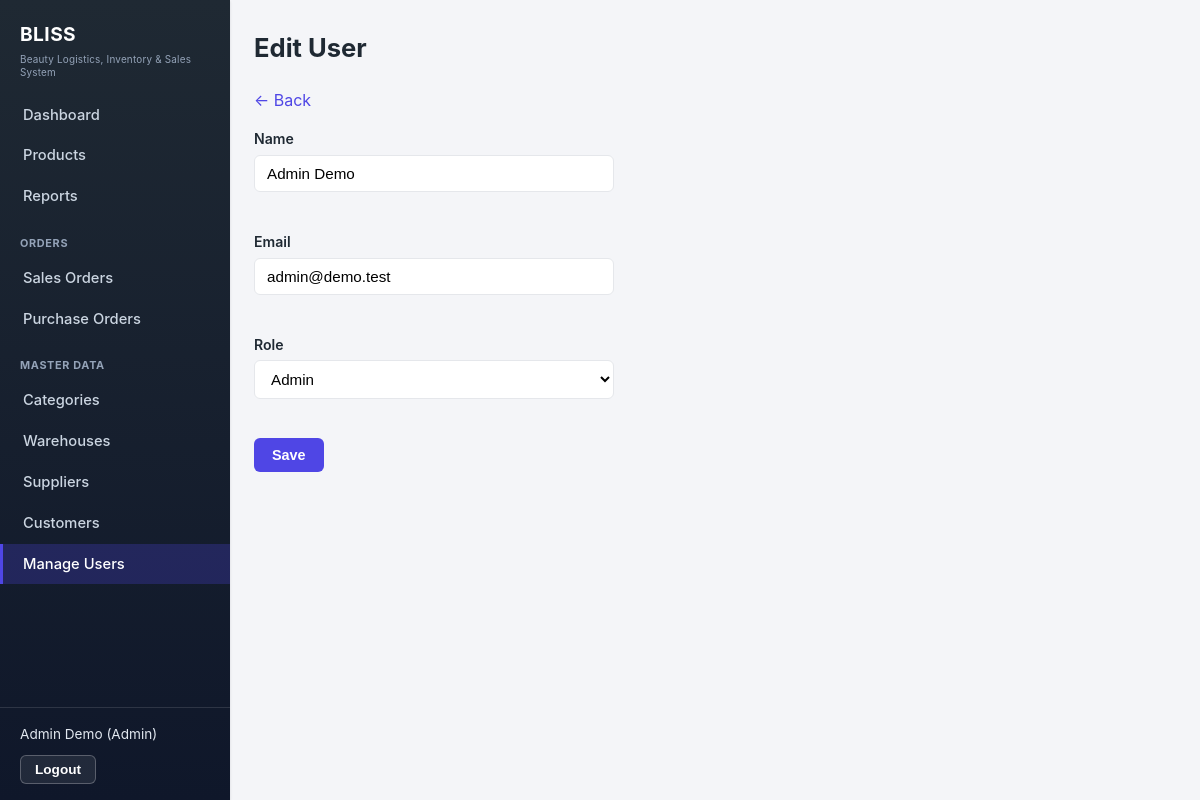
/users/edit?id=1 (signed in), run on the app's committed database.
### tables this page shows
CREATE TABLE IF NOT EXISTS user (
    id INT PRIMARY KEY AUTO_INCREMENT,
    name VARCHAR(150) NOT NULL,
    email VARCHAR(150) NOT NULL UNIQUE,
    password_hash VARCHAR(255) NOT NULL,
    role ENUM('Admin', 'Sales', 'WarehouseStaff') NOT NULL,
    is_active TINYINT(1) NOT NULL DEFAULT 1,
    created_at TIMESTAMP DEFAULT CURRENT_TIMESTAMP,
    updated_at TIMESTAMP DEFAULT CURRENT_TIMESTAMP ON UPDATE CURRENT_TIMESTAMP
);

### app/Controller/UserController.php (called while the page is built, shortened)
<?php
final class UserController
{
    public function showEditForm(): void
    {
        $user = $this->findUserOrFail((int) ($_GET['id'] ?? 0));
        $old = ['name' => $user->name, 'email' => $user->email, 'role' => $user->role];
        require __DIR__ . '/../../views/users/edit.php';
    }
    private function findUserOrFail(int $id): User
    {
        $user = $this->userService->findById($id);
        return $user;
    }
}

### public/index.php (called while the page is built, shortened)
<?php
$path = parse_url($_SERVER['REQUEST_URI'], PHP_URL_PATH) ?: '/';
$method = $_SERVER['REQUEST_METHOD'];
$key = "$method $path";
[$controller, $action] = $routes[$key];
$controller->$action();

### app/Support/Database.php (called while the page is built, shortened)
<?php
final class Database
{
    private static ?PDO $connection = null;
    public static function connection(): PDO
    {
        if (self::$connection === null) {
            $dsn = sprintf(
                'mysql:host=%s;port=%s;dbname=%s;charset=utf8mb4',
                getenv('DB_HOST'),
                getenv('DB_PORT') ?: '3306',
                getenv('DB_NAME')
            );
            $maxAttempts = 5;
            for ($attempt = 1; $attempt <= $maxAttempts; $attempt++) {
                try {
                    self::$connection = new PDO($dsn, getenv('DB_USER'), getenv('DB_PASSWORD'), [
                        PDO::ATTR_ERRMODE => PDO::ERRMODE_EXCEPTION,
                        PDO::ATTR_DEFAULT_FETCH_MODE => PDO::FETCH_ASSOC,
                    ]);
                    break;
                } catch (PDOException $e) {
                    if ($attempt === $maxAttempts) {
                        error_log('DB connection failed after ' . $maxAttempts . ' attempts: ' . $e->getMessage());
                        throw new PDOException('Database connection failed.');
                    }
                    sleep(1);
                }
            }
        }
        return self::$connection;
    }
}

### app/Repository/MySqlUserRepository.php (called while the page is built, shortened)
<?php
final class MySqlUserRepository implements UserRepositoryInterface
{
    public function findById(int $id): ?User
    {
        $stmt = Database::connection()->prepare(
            'SELECT id, name, email, password_hash, role, is_active FROM user WHERE id = ? LIMIT 1'
        );
        $stmt->execute([$id]);
        $row = $stmt->fetch();
        return $row ? $this->toEntity($row) : null;
    }
    private function toEntity(array $row): User
    {
        return new User(
            id: (int) $row['id'],
            name: $row['name'],
            email: $row['email'],
            passwordHash: $row['password_hash'],
            role: $row['role'],
            isActive: (bool) $row['is_active'],
        );
    }
}

### app/Service/UserService.php (called while the page is built, shortened)
<?php
final class UserService
{
    public function findById(int $id): ?User
    {
        return $this->userRepository->findById($id);
    }
}

### views/users/edit.php (the view, shortened to what this page needs)
<?php
require __DIR__ . '/../layout/header.php';
?>
<h1>Edit User</h1>
<p><a href="/users">&larr; Back</a></p>
<form method="POST" action="/users/edit" class="stacked">
    <label>Name <input type="text" name="name" value="<?= htmlspecialchars($old['name']) ?>" required></label><br>
    <label>Email <input type="email" name="email" value="<?= htmlspecialchars($old['email']) ?>" required></label><br>
    <label>Role
        <select name="role">
            <option value="Admin" <?= $old['role'] === 'Admin' ? 'selected' : '' ?>>Admin</option>
        </select>
    </label><br>
    <button type="submit">Save</button>
</form>
<?php require __DIR__ . '/../layout/footer.php'; ?>

### public/assets/css/app.css (style rules this page uses)
:root { --color-bg: #f4f5f8; --color-surface: #ffffff; --color-border: #e5e7eb; --color-text: #1f2933; --color-text-muted: #6b7280; --color-primary: #4f46e5; --color-primary-dark: #4338ca; --color-warning: #d97706; --radius: 10px; --radius-sm: 6px; --shadow-sm: 0 1px 2px rgba(15, 23, 42, 0.06), 0 1px 3px rgba(15, 23, 42, 0.08); --shadow-md: 0 6px 10px -2px rgba(15, 23, 42, 0.10), 0 3px 6px -3px rgba(15, 23, 42, 0.08); --layer-sticky: 30; --layer-modal: 90; --content-max: 1040px; }
*, *::before, *::after { box-sizing: border-box; }
body { margin: 0; font-family: -apple-system, "Segoe UI", Roboto, Arial, sans-serif; background-color: var(--color-bg); color: var(--color-text); line-height: 1.55; }
a { color: var(--color-primary); text-decoration: none; }
h1 { font-size: clamp(1.3rem, 1.05rem + 1vw, 1.6rem); font-weight: 700; margin: 0 0 20px; }
form.stacked label { display: block; margin-bottom: 14px; font-weight: 600; font-size: 0.88rem; }
form.stacked input[type="text"], form.stacked input[type="email"], form.stacked input[type="password"], form.stacked input[type="number"], form.stacked input[type="date"], form.stacked select { display: block; width: 100%; max-width: 360px; margin-top: 5px; padding: 9px 12px; border: 1px solid var(--color-border); border-radius: var(--radius-sm); font-size: 0.95rem; font-weight: normal; background: #fff; transition: border-color 0.15s, box-shadow 0.15s; }
button, input[type="submit"] { background-color: var(--color-primary); color: #fff; border: none; padding: 9px 18px; border-radius: var(--radius-sm); font-size: 0.9rem; font-weight: 600; cursor: pointer; transition: background 0.15s, transform 0.05s; }

### data on the page
user: name "Admin Demo", email "admin@demo.test", role "Admin"

### other printed values
$_SESSION['user']['name'] "Admin Demo"
$_SESSION['user']['role'] "Admin"
